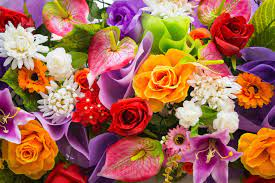
#> input picture vision/scripts/index.jpeg, 275 x 183 px, given in place of the camera
$ python souris.py
#> lines starting #> are read from the running program, lines starting #| are printed output that depends on the picture; after the words box and inside, x2 and y2 are one past the last pixel; in counts of white or black regions, pixels touching at a corner belong together
import rospy
import cv2
import numpy as np

def souris(event, x, y, flags, param):
    global lo, hi, color, hsv_px

    if event == cv2.EVENT_MOUSEMOVE:
        # Conversion des trois couleurs RGB sous la souris en HSV
        px = frame[y,x]
        px_array = np.uint8([[px]])
        hsv_px = cv2.cvtColor(px_array,cv2.COLOR_BGR2HSV)

    if event==cv2.EVENT_MBUTTONDBLCLK:
        color=image[y, x][0]

    if event==cv2.EVENT_LBUTTONDOWN:
        if color>5:
            color-=1

    if event==cv2.EVENT_RBUTTONDOWN:
        if color<250:
            color+=1

    lo[0]=color-10
    hi[0]=color+10

color=10

lo=np.array([color-5, 100, 200])
hi=np.array([color+5, 255,255])

color_info=(0, 0, 255)

cap=cv2.VideoCapture(0)
cv2.namedWindow('Camera')
cv2.setMouseCallback('Camera', souris)
hsv_px = [0,0,0]

while True:
    ret, frame=cap.read()
#> frame is the input picture: shape (183, 275, 3); mean B, G, R 80.7, 102.8, 165.4
    image=cv2.cvtColor(frame, cv2.COLOR_BGR2HSV)
#> image: shape (183, 275, 3); mean H, S, V 75.2, 164.9, 169.7
    mask=cv2.inRange(image, lo, hi)
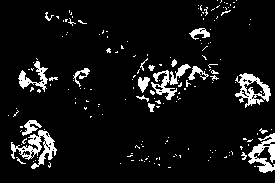
#> mask: shape (183, 275); 7.7% white; 178 white regions (158 under 20 px), largest, box (x1, y1, x2, y2) and area: (11, 130, 57, 169) 643, (235, 73, 271, 108) 530, (248, 133, 275, 173) 501
    mask=cv2.erode(mask, None, iterations=1)
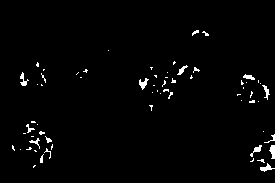
#> mask: shape (183, 275); 1.8% white; 65 white regions (50 under 20 px), largest, box (x1, y1, x2, y2) and area: (139, 78, 149, 90) 58, (269, 145, 275, 159) 58, (260, 163, 275, 172) 56
    mask=cv2.dilate(mask, None, iterations=1)
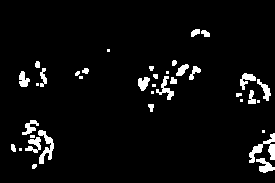
#> mask: shape (183, 275); 4.7% white; 38 white regions (12 under 20 px)
    image2=cv2.bitwise_and(frame, frame, mask= mask)
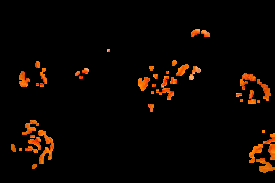
#> image2: shape (183, 275, 3); mean B, G, R 0.8, 4.9, 11.1
    cv2.putText(frame, "Couleur: {:d}".format(color), (10, 30), cv2.FONT_HERSHEY_DUPLEX, 1, color_info, 1, cv2.LINE_AA)
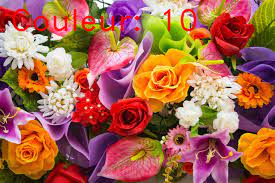
#> frame: shape (183, 275, 3); 2.64% of pixels changed, all inside (x1, y1, x2, y2) = (12, 8, 197, 32)

    # Affichage des composantes HSV sous la souris sur l'image
    pixel_hsv = " ".join(str(values) for values in hsv_px)
    font = cv2.FONT_HERSHEY_SIMPLEX
    cv2.putText(frame, "px HSV: "+pixel_hsv, (10, 260),
               font, 1, (255, 255, 255), 1, cv2.LINE_AA)

    image=cv2.blur(image, (7, 7))
#> image: shape (183, 275, 3); mean H, S, V 75.3, 164.9, 169.7
    mask=cv2.erode(mask, None, iterations=1)
    mask=cv2.dilate(mask, None, iterations=1)


    elements=cv2.findContours(mask, cv2.RETR_EXTERNAL, cv2.CHAIN_APPROX_SIMPLE)[-2]
#> elements = 38 contours, 17 with area under 20; largest, box (x1, y1, x2, y2) and area: (249, 133, 275, 163) 212, (38, 130, 54, 164) 176, (256, 158, 275, 173) 116, (156, 76, 174, 100) 107, (25, 137, 41, 153) 102
    if len(elements) > 0:
        c=max(elements, key=cv2.contourArea)
#> c = contour of 63 points, box (x1, y1, x2, y2) (249, 133, 275, 163), area 212
        ((x, y), rayon)=cv2.minEnclosingCircle(c)
#> x = 261.5; y = 147.5; rayon = 19.14
        if rayon<10:
            cv2.circle(image2, (int(x), int(y)), int(rayon), color_info, 2)
            cv2.circle(frame, (int(x), int(y)), 5, color_info, 10)
            cv2.line(frame, (int(x), int(y)), (int(x)+150, int(y)), color_info, 2)
            cv2.putText(frame, "Objet !!!", (int(x)+10, int(y) -10), cv2.FONT_HERSHEY_DUPLEX, 1, color_info, 1, cv2.LINE_AA)
    cv2.imshow('Camera', frame)
    cv2.imshow('image2', image2)
    cv2.imshow('Mask', mask)
    if cv2.waitKey(1)&0xFF==ord('q'):
#> (key q is pressed here)
        break
cap.release()
cv2.destroyAllWindows()
